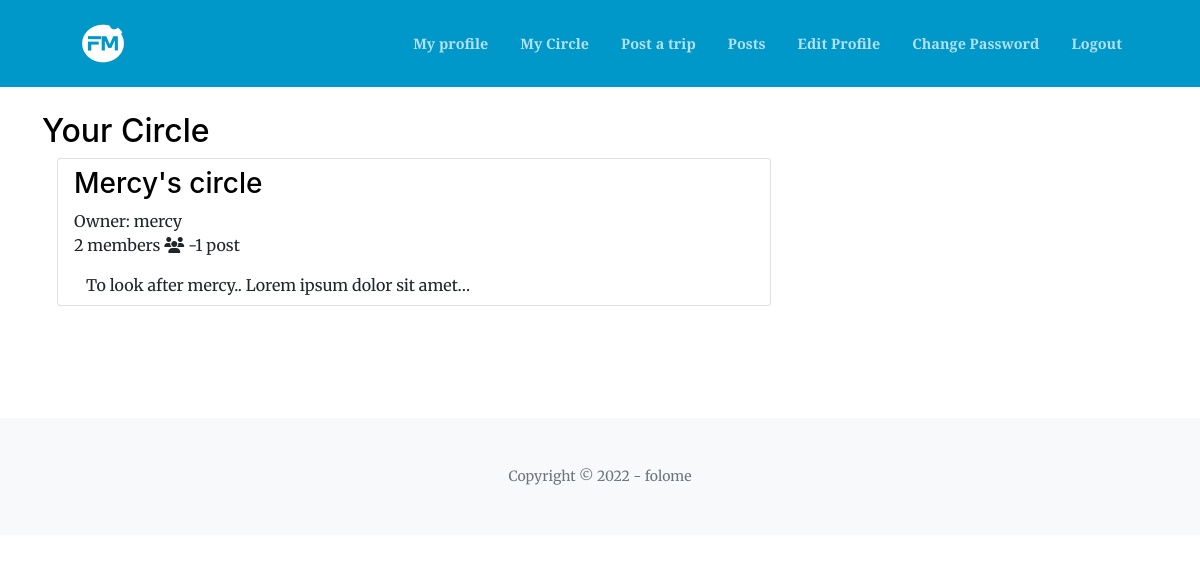
The app's page /circle/ (signed in) with its own data.
### circle/models.py (models this page shows, shortened)
class Circle(models.Model):
    owner = models.ForeignKey(
        User, on_delete=models.CASCADE, related_name="circle_owner", null=True)
    name = models.CharField(max_length=255, unique=True)
    slug = models.SlugField(allow_unicode=True, unique=True)
    description = models.TextField(blank=True, default='')
    members = models.ManyToManyField(User, through='CircleMember')
    date_created = models.DateTimeField(auto_now_add=True)
    class Meta:
        ordering = ['name', 'owner']

### circle/views.py (the view)
# urls.py: path('', views.ListCircle.as_view(), name='all'),
class ListCircle(generic.ListView):
    model = Circle

### templates/circle/circle_list.html (shortened to what this page needs)
{% extends 'base.html' %}
{% load bootstrap5 %}
{% load static %}
{% block content %}
<section class="ftco-section">
		<div class="container">
            <h2>Your Circle</h2>
            {% if user.is_authenticated %}
        <div class="col-md-8">
        <div class="list-group">
            {% if request.user.profile.user_type == 'vip' %}
            {% for circle in object_list %}
                {% if request.user == circle.owner %}
                    <a href="{% url 'circle:single' slug=circle.slug %}" class="list-group-item">
                        <h3 class="title list_group-item-heading">{{ circle.name }}</h3>
                        <p>Owner: {{ circle.owner }}<br/>
                        {{ circle.members.count }} member{{ circle.members.count|pluralize }} <span class="fa fa-users"></span>
                        -{{ circle.posts.count }} post {{ circle.posts.count|pluralize }}</p>
                        <div class="list-group-item-text container-fluid">
                            {{ circle.description|truncatechars:50 }}
                        </div>
                    </a>
                {% else %}
                    you don't have a circle!
                    <a href="{% url 'circle:create' %} " class="btn btn-md btn-fill btn-warning">
                        <span class="glyphicon glyphicon-plus-sign"></span>Create Circle
                    </a>
                {% endif %}
            {% endfor %}
            {% endif %}
        </div>
    </div>
        {% endif %}
		</div>
</section>
{% endblock %}

### records on screen
Circle: name "Mercy's circle", owner "mercy", members.count "2", posts.count "1", description "To look after mercy.. Lorem ipsum dolor sit amet…"
